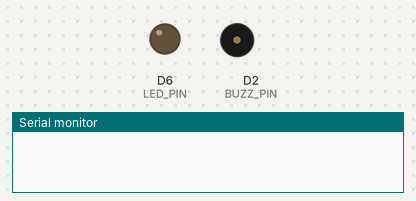
Simulated run of this sketch. Board: Arduino MKR. On the bench: output pins drawn as LEDs (lit = HIGH), buzzer (waves = sounding, pin HIGH), the last lines printed to the serial monitor. WiFi joins after 1.5 s; servers stay silent unless stated.

Above: at 0.0 s.
At 6.8 s:
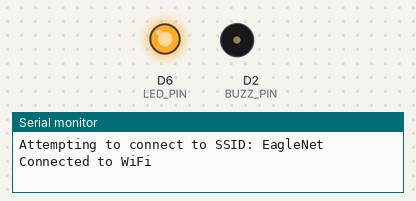
Timing chart, 0 to 8.9 s (numbered marks = the images above):
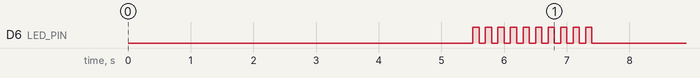

The sketch:

WiFiUdpReceiveSend.ino
```cpp
/*
  WiFi UDP Send and Receive String

 This sketch waits for a UDP packet on localPort using the WiFi module.
 When a packet is received an Acknowledge packet is sent to the client on port remotePort

 created 30 December 2012
 by dlf (Metodo2 srl)

 From a Mac you can do the following to send a UDP packet to this:
 echo -n "hello" | nc -4u -w0 arduinoIPAddress 2390
  https://stackoverflow.com/a/13710316
 */


#include <SPI.h>
#include <WiFiNINA.h>
#include <WiFiUdp.h>

int status = WL_IDLE_STATUS;
#include "arduino_secrets.h"
///////please enter your sensitive data in the Secret tab/arduino_secrets.h
char ssid[] = SECRET_SSID;      // your network SSID (name)
char pass[] = SECRET_PASS;      // your network password (use for WPA, or use as key for WEP)
int keyIndex = 0;               // your network key index number (needed only for WEP)

unsigned int localPort = 2390;      // local port to listen on
int LED_PIN = LED_BUILTIN;
#define BUZZ_PIN           2

char packetBuffer[256]; //buffer to hold incoming packet
char  ReplyBuffer[] = "acknowledged";       // a string to send back

WiFiUDP Udp;

void setup() {
  //Initialize serial and wait for port to open:
  Serial.begin(115200);
  delay(3000);

  pinMode(LED_PIN, OUTPUT);
  pinMode(BUZZ_PIN, OUTPUT);

  // check for the WiFi module:
  if (WiFi.status() == WL_NO_MODULE) {
    Serial.println("Communication with WiFi module failed!");
    // don't continue
    while (true);
  }

  String fv = WiFi.firmwareVersion();
  if (fv < WIFI_FIRMWARE_LATEST_VERSION) {
    Serial.println("Please upgrade the firmware");
  }

  // attempt to connect to WiFi network:
  while (status != WL_CONNECTED) {
    Serial.print("Attempting to connect to SSID: ");
    Serial.println(ssid);
    // Connect to WPA/WPA2 network. Change this line if using open or WEP network:
    status = WiFi.begin(ssid);

    // wait 10 seconds for connection:
    delay(1000);
  }
  Serial.println("Connected to WiFi");
  for(int ii = 0; ii < 10; ii++) {
    digitalWrite(LED_PIN, HIGH);
    delay(100);
    digitalWrite(LED_PIN, LOW);
    delay(100);
  }
  printWifiStatus();

  Serial.println("\nWaiting for connection from client...");
  // if you get a connection, report back via serial:
  Udp.begin(localPort);
}

void loop() {

  // if there's data available, read a packet
  int packetSize = Udp.parsePacket();
  if (packetSize) {
    Serial.print("Received packet of size ");
    Serial.println(packetSize);
    Serial.print("From ");
    IPAddress remoteIp = Udp.remoteIP();
    Serial.print(remoteIp);
    Serial.print(", port ");
    Serial.println(Udp.remotePort());

    // read the packet into packetBufffer
    int len = Udp.read(packetBuffer, 255);
    if (len > 0) {
      packetBuffer[len] = 0;
    }
    Serial.println("Contents:");
    Serial.println(packetBuffer);
    if(packetBuffer[0] == '1') {
      tone(BUZZ_PIN, 1000, 1000);
    }
    if(packetBuffer[0] == '0') {
      tone(BUZZ_PIN, 500, 1000);
    }

    // send a reply, to the IP address and port that sent us the packet we received
    Udp.beginPacket(Udp.remoteIP(), Udp.remotePort());
    Udp.write(ReplyBuffer);
    Udp.endPacket();
  }
}


void printWifiStatus() {
  // print the SSID of the network you're attached to:
  Serial.print("SSID: ");
  Serial.println(WiFi.SSID());

  // print your board's IP address:
  IPAddress ip = WiFi.localIP();
  Serial.print("IP Address: ");
  Serial.println(ip);

  // print the received signal strength:
  long rssi = WiFi.RSSI();
  Serial.print("signal strength (RSSI):");
  Serial.print(rssi);
  Serial.println(" dBm");
}
```

arduino_secrets.h
```cpp
#define SECRET_SSID "EagleNet"
#define SECRET_PASS ""
```
